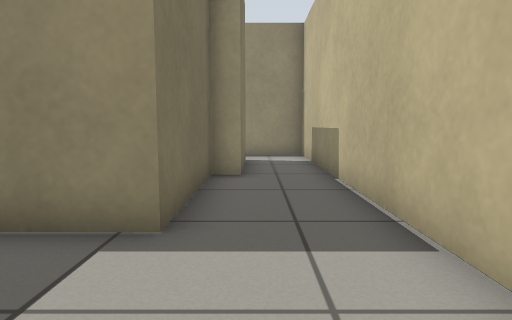
View 1 (above)

16 first-person views from a walk through a world built for the Gazebo simulator. The camera is 0.59 m above the floor, tilts 6° down and sees 75° across. The floor is counted in squares, 0.5 m on a side. Each view is taken from the middle of a square. On the plan, view 1 faces up. The plan holds only what a view shows up to about 14 squares ahead; the rest is blank.

View 2
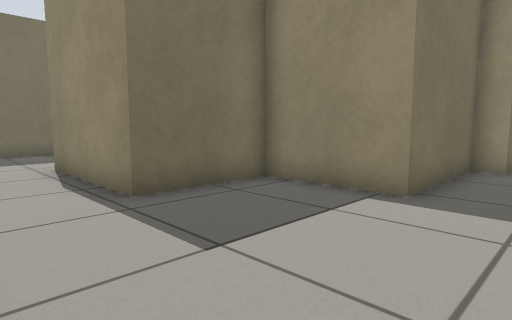

View 3
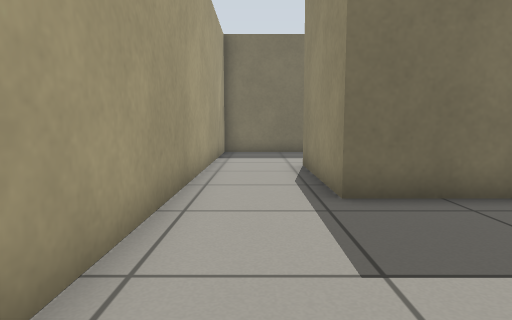

View 4
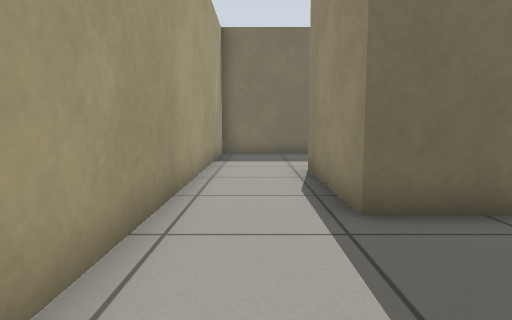

View 5
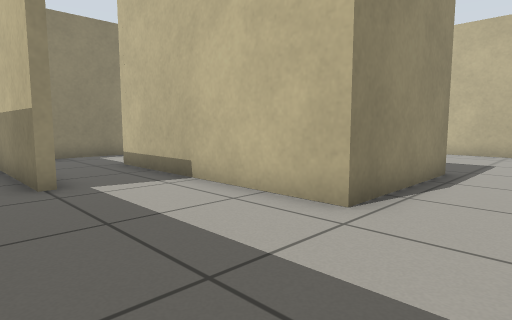

View 6
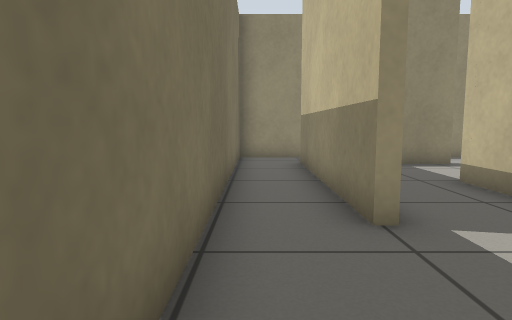

View 7
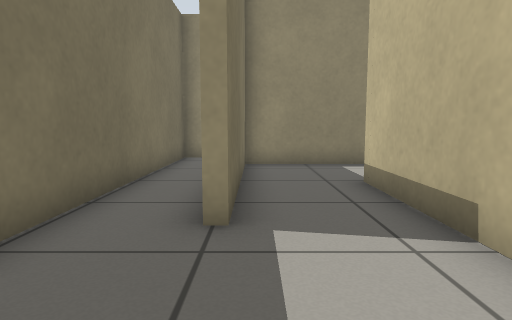

View 8
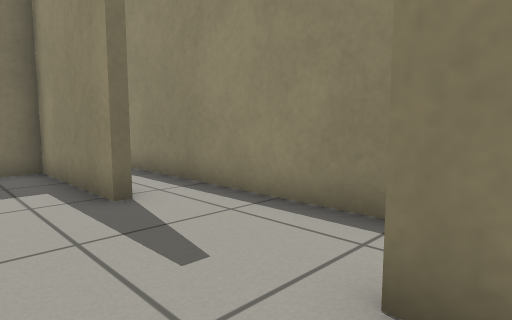

View 9
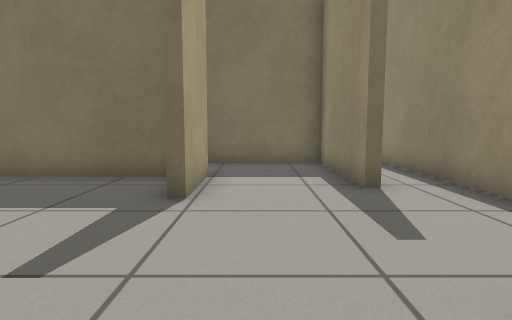

View 10
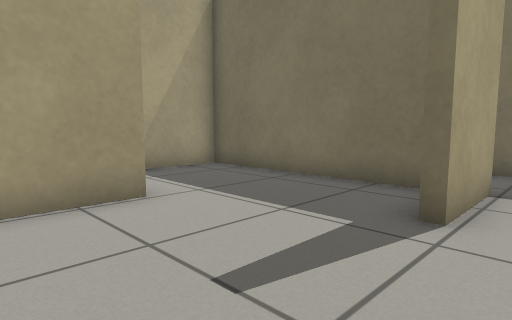

View 11
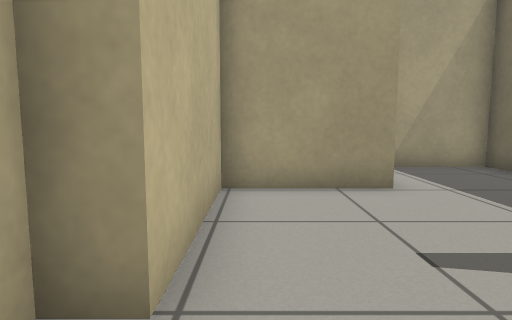

View 12
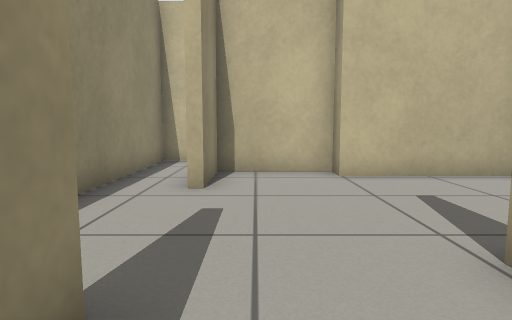

View 13
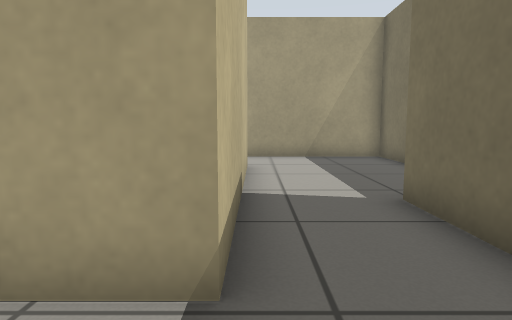

View 14
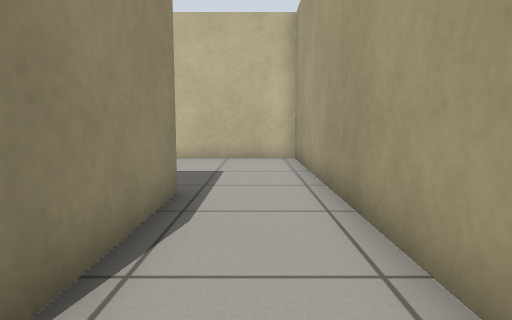

View 15
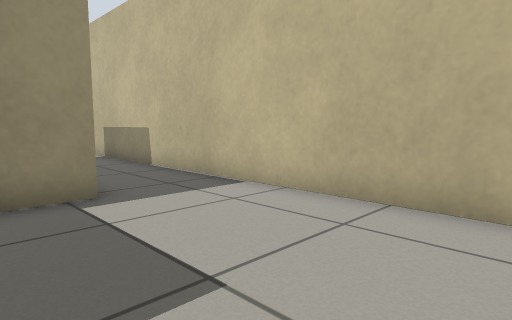

View 16
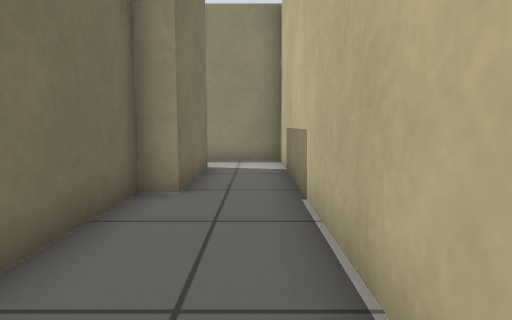

### Floor plan
Points are (right, up) in squares from view 1. A wall is a line through its corners. A room is listed if a view was taken in it or the views show most of it. See-through windows are left out.
Room 1 (views 1, 2, 3, 4, 15, 16)
walls: (-10.6, -2.4) (1.8, -2.4) (1.8, 10.5); (-0.3, 10.4) (-0.3, 7.8) (-1.1, 7.8) (-1.1, 3.6) (-4.3, 3.6) (-4.3, 0.4) (-8.8, 0.4)
ways out: opening at (-10.5, -1.5) to room 2; opening at (1, 10) to room 4
Room 2 (views 5, 6, 7, 14)
walls: (-11.6, 4.8) (-11.6, 11.4); (-11.3, 7.5) (-11.3, 4.8); (-8.8, 0.4) (-8.8, 7.9); (-11.6, 13) (-13.6, 13) (-13.6, -2.4) (-10.6, -2.4)
ways out: opening at (-10.5, -1.5) to room 1; opening at (-12, 12) to room 3; opening at (-10, 7) to room 3
Room 3 (views 8, 9, 10, 11, 12, 13)
walls: (-8.5, 7) (-8.5, 0.7) (-5.9, 0.7); (-8.8, 7.9) (-6.3, 7.9) (-6.3, 7.5); (-4.6, 3.9) (-1.4, 3.9) (-1.4, 8.1) (-0.7, 8.1) (-0.7, 11) (-2.9, 11) (-2.9, 11.4); (-7, 11) (-11.3, 11) (-11.3, 7.5); (-2.4, 13) (-11.6, 13)
ways out: opening at (-12, 12) to room 2; opening at (-10, 7) to room 2; opening at (-3, 12) to room 4
Room 4 (no view inside)
walls: (-0.3, 11.4) (-0.3, 10.4); (1.8, 10.5) (1.8, 13) (-2.4, 13)
ways out: opening at (1, 10) to room 1; opening at (-3, 12) to room 3

Positions as (right, up) in squares from view 1, and headings:
1: (0, 0), facing up
2: (1, -2), facing up-left
3: (1, -1), facing left
4: (0, -1), facing left
5: (-13, -2), facing up-right
6: (-13, 1), facing up
7: (-11, 1), facing up
8: (-2, 9), facing up-left
9: (-1, 9), facing left
10: (-2, 9), facing down-left
11: (-2, 10), facing down
12: (-9, 10), facing right
13: (-9, 10), facing down
14: (-10, -1), facing right
15: (-3, -2), facing up-right
16: (1, 2), facing up
